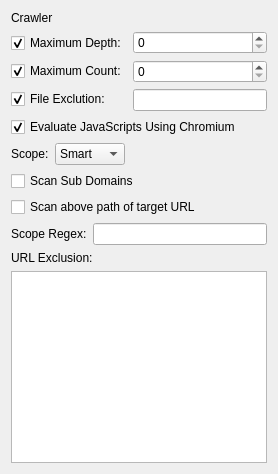
       <widget class="QWidget" name="tabCrawler">
        <attribute name="title">
         <string>Crawler</string>
        </attribute>
        <layout class="QGridLayout" name="gridLayout_6">
         <item row="0" column="0">
          <layout class="QVBoxLayout" name="verticalLayout_17">
           <item>
            <widget class="QLabel" name="labelCrawler">
             <property name="text">
              <string>Crawler</string>
             </property>
            </widget>
           </item>
           <item>
            <layout class="QVBoxLayout" name="verticalLayout_16">
             <item>
              <layout class="QHBoxLayout" name="horizontalLayout_12">
               <item>
                <layout class="QVBoxLayout" name="verticalLayout_14">
                 <item>
                  <widget class="QCheckBox" name="checkCMaxDepth">
                   <property name="text">
                    <string>Maximum Depth:</string>
                   </property>
                   <property name="checked">
                    <bool>true</bool>
                   </property>
                  </widget>
                 </item>
                 <item>
                  <widget class="QCheckBox" name="checkCMaxCount">
                   <property name="text">
                    <string>Maximum Count:</string>
                   </property>
                   <property name="checked">
                    <bool>true</bool>
                   </property>
                  </widget>
                 </item>
                 <item>
                  <widget class="QCheckBox" name="checkCFileExclution">
                   <property name="text">
                    <string>File Exclution:</string>
                   </property>
                   <property name="checked">
                    <bool>true</bool>
                   </property>
                  </widget>
                 </item>
                </layout>
               </item>
               <item>
                <layout class="QVBoxLayout" name="verticalLayout_15">
                 <item>
                  <widget class="QSpinBox" name="spnCMaxDepth">
                   <property name="enabled">
                    <bool>true</bool>
                   </property>
                  </widget>
                 </item>
                 <item>
                  <widget class="QSpinBox" name="spnCMaxCount"/>
                 </item>
                 <item>
                  <widget class="QLineEdit" name="edtCFileExclution"/>
                 </item>
                </layout>
               </item>
              </layout>
             </item>
             <item>
              <widget class="QCheckBox" name="checkCEvaluate">
               <property name="text">
                <string>Evaluate JavaScripts Using Chromium</string>
               </property>
               <property name="checked">
                <bool>true</bool>
               </property>
              </widget>
             </item>
            </layout>
           </item>
           <item>
            <layout class="QHBoxLayout" name="horizontalLayout_13">
             <item>
              <widget class="QLabel" name="labelCScope">
               <property name="text">
                <string>Scope:</string>
               </property>
              </widget>
             </item>
             <item>
              <widget class="QComboBox" name="cmbCScope">
               <item>
                <property name="text">
                 <string>Smart</string>
                </property>
               </item>
               <item>
                <property name="text">
                 <string>Manual</string>
                </property>
               </item>
              </widget>
             </item>
             <item>
              <spacer name="horizontalSpacer_6">
               <property name="orientation">
                <enum>Qt::Orientation::Horizontal</enum>
               </property>
               <property name="sizeHint" stdset="0">
                <size>
                 <width>40</width>
                 <height>20</height>
                </size>
               </property>
              </spacer>
             </item>
            </layout>
           </item>
           <item>
            <widget class="QCheckBox" name="checkCScanSubDomain">
             <property name="text">
              <string>Scan Sub Domains</string>
             </property>
            </widget>
           </item>
           <item>
            <widget class="QCheckBox" name="checkCScanTargetURL">
             <property name="text">
              <string>Scan above path of target URL</string>
             </property>
            </widget>
           </item>
           <item>
            <layout class="QHBoxLayout" name="horizontalLayout_14">
             <item>
              <widget class="QLabel" name="labelCScopeRegex">
               <property name="text">
                <string>Scope Regex:</string>
               </property>
              </widget>
             </item>
             <item>
              <widget class="QLineEdit" name="edtCScopeRegex"/>
             </item>
            </layout>
           </item>
           <item>
            <widget class="QLabel" name="labelCURLExclution">
             <property name="text">
              <string>URL Exclusion:</string>
             </property>
            </widget>
           </item>
           <item>
            <widget class="QPlainTextEdit" name="edtCURLExclution"/>
           </item>
          </layout>
         </item>
        </layout>
       </widget>
